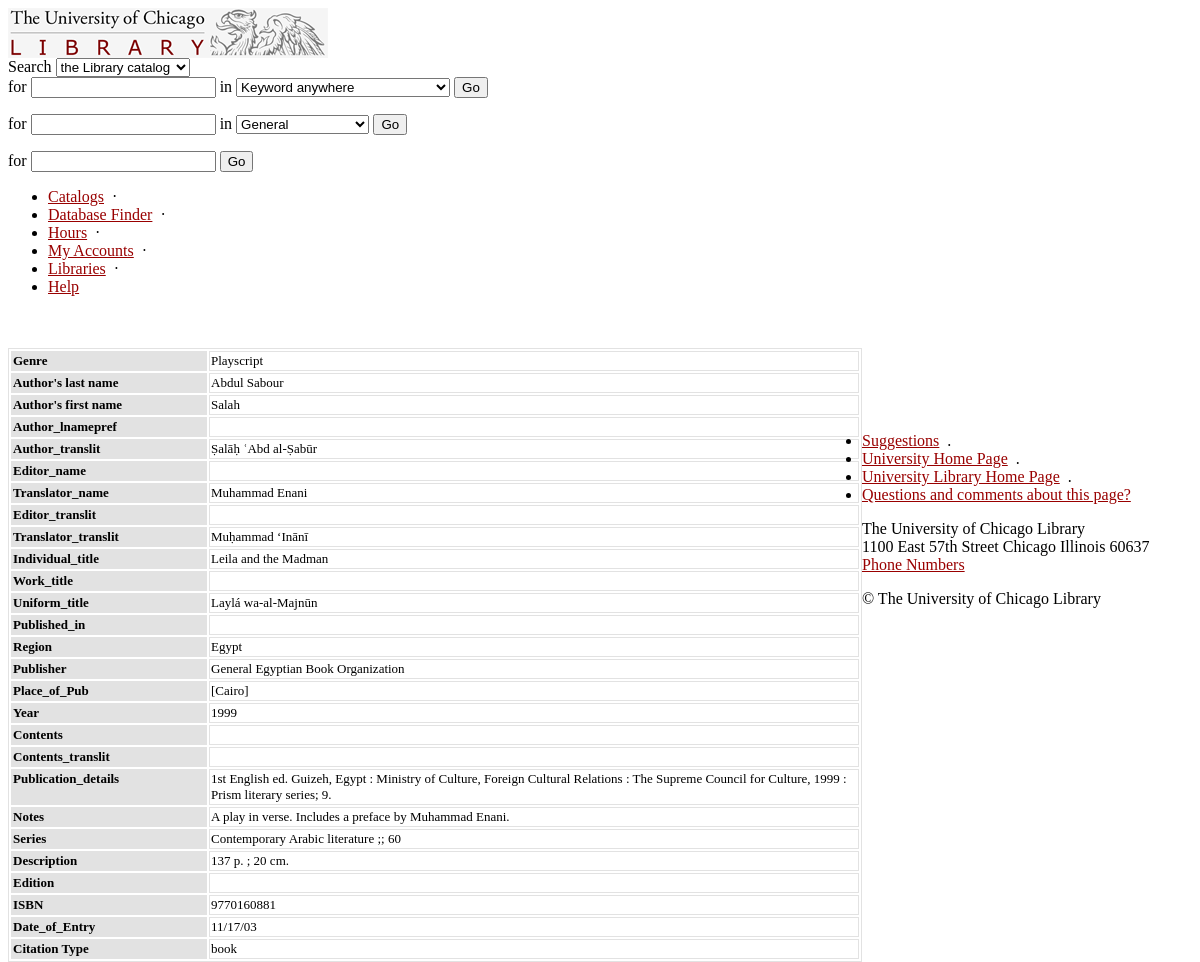
/arabic/fullview.php?id=4, run on the app's committed database.
### tables this page shows
CREATE TABLE `main_table` (
  `id` int(11) NOT NULL auto_increment,
  `Genre` varchar(100) default '',
  `Author_name` varchar(255) default '',
  `Author_fname` varchar(255) default '',
  `Author_lnamepref` varchar(255) default '',
  `Author_translit` varchar(255) default '',
  `Editor_name` varchar(255) default '',
  `Translator_name` varchar(255) default '',
  `Editor_translit` varchar(255) default '',
  `Translator_translit` varchar(255) default '',
  `Individual_title` varchar(255) default '',
  `Work_title` varchar(255) default '',
  `Uniform_title` varchar(255) default '',
  `Published_in` varchar(100) default '',
  `Region` varchar(100) default '',
  `Publisher` varchar(255) default '',
  `Place_of_Pub` varchar(100) default '',
  `Year` varchar(100) default '',
  `Contents` longtext,
  `Contents_translit` longtext,
  `Publication_details` longtext,
  `Notes` longtext,
  `Series` varchar(100) default '',
  `Description` varchar(100) default '',
  `Edition` varchar(255) default '',
  `ISBN` varchar(255) default '',
  `Date_of_Entry` varchar(50) default '',
  `Personal` varchar(255) default '',
  `Citation Type` varchar(25) default 'book',
  PRIMARY KEY  (`id`)
);

### arabic/fullview.php (the view, shortened to what this page needs)
<div class="crumbs">
<br>
<br>
<?php
	$table_name = "main_table";
if (isset($_GET['id']))
{
	$id = $_GET['id'];
	settype($id, 'integer');
	$id = sprintf("%d", $id);
}
else
	exit("No valid search arguments");
$query = "SELECT * from " . $table_name . " where id = " . $id;
$result = mysql_query($query) or die('Query failed: ' . mysql_error());
echo "<table ALIGN='left' border=1 bordercolor='#E2E2E2' width='854'>";
while ($line = mysql_fetch_array($result, MYSQL_ASSOC)) {
	for($i = 1; $i < 29; $i++)
	{
		if ($i != 27)
		{
		    echo "<tr><td ALIGN='LEFT' VALIGN='TOP' bgcolor='#E2E2E2'><b><font size='2'>";
			if ($i != 2 && $i != 3)
				echo mysql_field_name($result, $i);
			if ($i == 2)
				echo "Author's last name";
			if ($i == 3)
				echo "Author's first name";
			echo "</font></b></td>\n";
			echo "<td ALIGN='LEFT' VALIGN='TOP' width='646'><font size='2'>";
			echo trim($line[mysql_field_name($result, $i)]);
			echo "</font></td></tr>\n";
		}
	}
}
echo "</table>\n";
echo "<p>&nbsp;</p><p>&nbsp;</p><p align = 'center'>";
?>
</div>
</html>

### data on the page
main_table: i "Genre", Genre "Playscript", Author_name "Abdul Sabour", Author_fname "Salah", i "Author_lnamepref", i "Author_translit", Author_translit "Ṣalāḥ ʿAbd al-Ṣabūr", i "Editor_name", i "Translator_name", Translator_name "Muhammad Enani", i "Editor_translit", i "Translator_translit", Translator_translit "Muḥammad ʻInānī", i "Individual_title", Individual_title "Leila and the Madman", i "Work_title", i "Uniform_title", Uniform_title "Laylá wa-al-Majnūn", i "Published_in", i "Region", Region "Egypt", i "Publisher", Publisher "General Egyptian Book Organization", i "Place_of_Pub", Place_of_Pub "[Cairo]", i "Year", Year "1999", i "Contents", i "Contents_translit", i "Publication_details", Publication_details "1st English ed. Guizeh, Egypt : Ministry of Culture, Foreign Cultural Relations : The Supreme Council for Culture, 1999 : Prism literary series; 9.", i "Notes", Notes "A play in verse. Includes a preface by Muhammad Enani.", i "Series", Series "Contemporary Arabic literature ;; 60", i "Description", Description "137 p. ; 20 cm.", i "Edition", i "ISBN", ISBN "9770160881", i "Date_of_Entry", Date_of_Entry "11/17/03", i "Citation Type", Citation Type "book"
